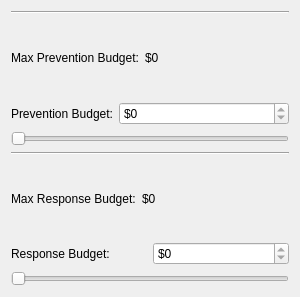
<?xml version="1.0" encoding="UTF-8"?>
<ui version="4.0">
 <class>BudgetForm</class>
 <widget class="QWidget" name="BudgetForm">
  <property name="geometry">
   <rect>
    <x>0</x>
    <y>0</y>
    <width>300</width>
    <height>297</height>
   </rect>
  </property>
  <property name="windowTitle">
   <string>Budget</string>
  </property>
  <layout class="QVBoxLayout" name="verticalLayout">
   <item>
    <widget class="Line" name="line_2">
     <property name="orientation">
      <enum>Qt::Horizontal</enum>
     </property>
    </widget>
   </item>
   <item>
    <layout class="QHBoxLayout" name="horizontalLayout">
     <item>
      <widget class="QLabel" name="label_2">
       <property name="text">
        <string>Max Prevention Budget:</string>
       </property>
      </widget>
     </item>
     <item>
      <widget class="QLabel" name="maxPreventionBudgetLabel">
       <property name="text">
        <string>$0</string>
       </property>
      </widget>
     </item>
     <item>
      <spacer name="horizontalSpacer">
       <property name="orientation">
        <enum>Qt::Horizontal</enum>
       </property>
       <property name="sizeHint" stdset="0">
        <size>
         <width>40</width>
         <height>20</height>
        </size>
       </property>
      </spacer>
     </item>
    </layout>
   </item>
   <item>
    <layout class="QHBoxLayout" name="horizontalLayout_2">
     <item>
      <widget class="QLabel" name="label">
       <property name="text">
        <string>Prevention Budget:</string>
       </property>
      </widget>
     </item>
     <item>
      <widget class="QSpinBox" name="preventionBudgetBox">
       <property name="sizePolicy">
        <sizepolicy hsizetype="Expanding" vsizetype="Fixed">
         <horstretch>0</horstretch>
         <verstretch>0</verstretch>
        </sizepolicy>
       </property>
       <property name="minimumSize">
        <size>
         <width>100</width>
         <height>0</height>
        </size>
       </property>
       <property name="prefix">
        <string>$</string>
       </property>
       <property name="maximum">
        <number>0</number>
       </property>
       <property name="singleStep">
        <number>10</number>
       </property>
      </widget>
     </item>
    </layout>
   </item>
   <item>
    <widget class="QSlider" name="preventionBudgetSlider">
     <property name="maximum">
      <number>0</number>
     </property>
     <property name="orientation">
      <enum>Qt::Horizontal</enum>
     </property>
    </widget>
   </item>
   <item>
    <widget class="Line" name="line">
     <property name="orientation">
      <enum>Qt::Horizontal</enum>
     </property>
    </widget>
   </item>
   <item>
    <layout class="QHBoxLayout" name="horizontalLayout_3">
     <item>
      <widget class="QLabel" name="mrbLabel">
       <property name="text">
        <string>Max Response Budget:</string>
       </property>
      </widget>
     </item>
     <item>
      <widget class="QLabel" name="maxResponseBudgetLabel">
       <property name="text">
        <string>$0</string>
       </property>
      </widget>
     </item>
     <item>
      <spacer name="rbSpacer">
       <property name="orientation">
        <enum>Qt::Horizontal</enum>
       </property>
       <property name="sizeHint" stdset="0">
        <size>
         <width>40</width>
         <height>20</height>
        </size>
       </property>
      </spacer>
     </item>
    </layout>
   </item>
   <item>
    <layout class="QHBoxLayout" name="horizontalLayout_4">
     <item>
      <widget class="QLabel" name="rbLabel">
       <property name="text">
        <string>Response Budget:</string>
       </property>
      </widget>
     </item>
     <item>
      <widget class="QSpinBox" name="responseBudgetBox">
       <property name="prefix">
        <string>$</string>
       </property>
       <property name="maximum">
        <number>0</number>
       </property>
       <property name="singleStep">
        <number>10</number>
       </property>
      </widget>
     </item>
    </layout>
   </item>
   <item>
    <widget class="QSlider" name="responseBudgetSlider">
     <property name="maximum">
      <number>0</number>
     </property>
     <property name="orientation">
      <enum>Qt::Horizontal</enum>
     </property>
    </widget>
   </item>
  </layout>
 </widget>
 <tabstops>
  <tabstop>preventionBudgetBox</tabstop>
  <tabstop>responseBudgetBox</tabstop>
  <tabstop>preventionBudgetSlider</tabstop>
  <tabstop>responseBudgetSlider</tabstop>
 </tabstops>
 <resources/>
 <connections>
  <connection>
   <sender>preventionBudgetBox</sender>
   <signal>valueChanged(int)</signal>
   <receiver>preventionBudgetSlider</receiver>
   <slot>setValue(int)</slot>
   <hints>
    <hint type="sourcelabel">
     <x>235</x>
     <y>63</y>
    </hint>
    <hint type="destinationlabel">
     <x>92</x>
     <y>98</y>
    </hint>
   </hints>
  </connection>
  <connection>
   <sender>responseBudgetBox</sender>
   <signal>valueChanged(int)</signal>
   <receiver>responseBudgetSlider</receiver>
   <slot>setValue(int)</slot>
   <hints>
    <hint type="sourcelabel">
     <x>179</x>
     <y>175</y>
    </hint>
    <hint type="destinationlabel">
     <x>117</x>
     <y>194</y>
    </hint>
   </hints>
  </connection>
  <connection>
   <sender>responseBudgetSlider</sender>
   <signal>valueChanged(int)</signal>
   <receiver>responseBudgetBox</receiver>
   <slot>setValue(int)</slot>
   <hints>
    <hint type="sourcelabel">
     <x>79</x>
     <y>198</y>
    </hint>
    <hint type="destinationlabel">
     <x>164</x>
     <y>175</y>
    </hint>
   </hints>
  </connection>
  <connection>
   <sender>preventionBudgetSlider</sender>
   <signal>valueChanged(int)</signal>
   <receiver>preventionBudgetBox</receiver>
   <slot>setValue(int)</slot>
   <hints>
    <hint type="sourcelabel">
     <x>92</x>
     <y>98</y>
    </hint>
    <hint type="destinationlabel">
     <x>237</x>
     <y>63</y>
    </hint>
   </hints>
  </connection>
 </connections>
</ui>
